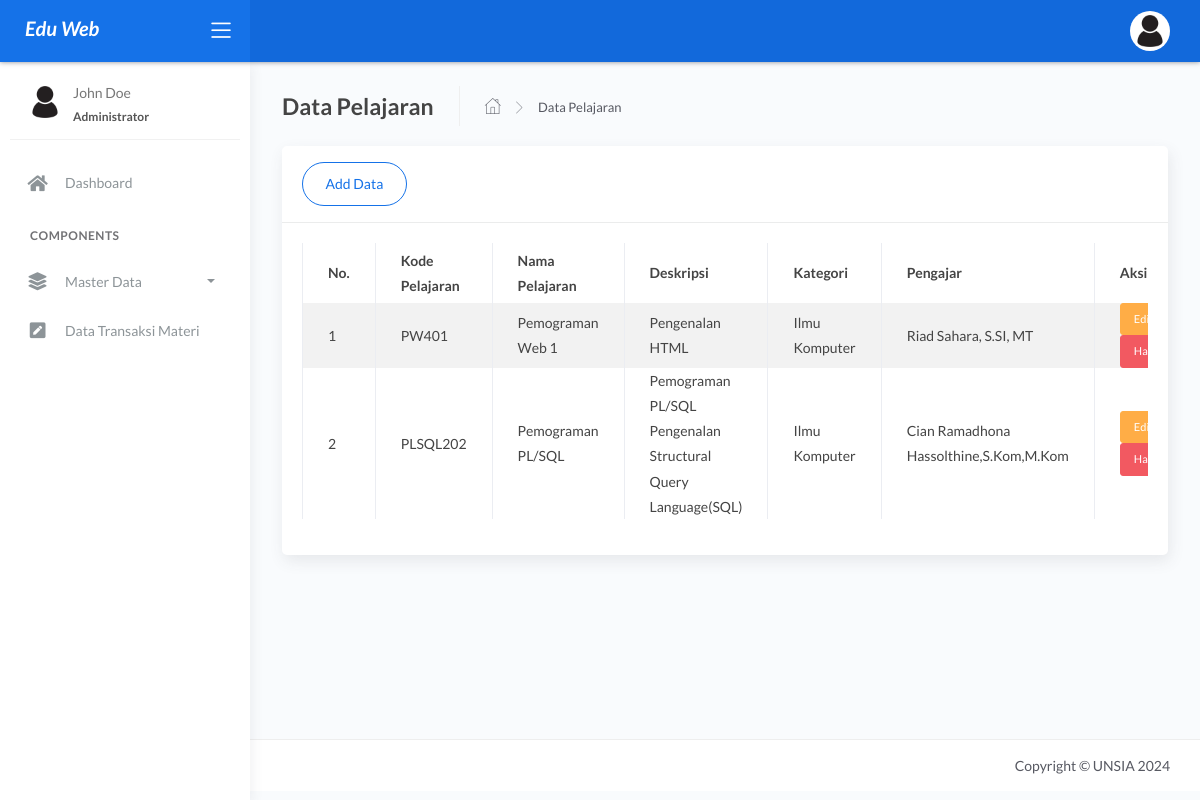
The app's page /index.php/pelajaran with its own data.
### tables this page shows
CREATE TABLE `tbl_data_pelajaran` (
  `id_pelajaran` int NOT NULL,
  `kode_pelajaran` varchar(10) NOT NULL,
  `nama_pelajaran` varchar(255) NOT NULL,
  `deskripsi` text,
  `kategori` enum('Ilmu Komputer','Ekonomi','Bahasa') NOT NULL,
  `pengajar` varchar(255) NOT NULL
);

### application/libraries/Template.php (called while the page is built, shortened)
<?php
class Template {
    var $data_template = [];
    function set($name, $value){
        $this->data_template[$name] = $value;
    }
    function load($template = '', $fileview = '', $dataview = [], $return = FALSE){
        $this->CI =& get_instance();
        $this->set('content', $this->CI->load->view($fileview, $dataview, TRUE));
        return $this->CI->load->view($template, $this->data_template, $return);
    }
}

### application/controllers/Pelajaran.php (called while the page is built, shortened)
<?php
class Pelajaran extends CI_Controller {
    public function index() {
        $data = [
            'title' => 'Data Pelajaran',
            'subtitle' => 'Data Pelajaran',
            'pelajaran' => $this->Pelajaran_model->tampilDataPelajaran()->result()
        ];
        $this->template->load('index', 'pages/data-pelajaran/index', $data);
    }
}
?>

### index.php (called while the page is built, shortened)
<?php
require_once BASEPATH.'core/CodeIgniter.php';

### application/models/Pelajaran_model.php (called while the page is built, shortened)
<?php
class Pelajaran_model extends CI_Model{
    public function tampilDataPelajaran(){
        return $this->db->get('tbl_data_pelajaran');
    }
}
?>

### application/views/pages/data-pelajaran/index.php (the view)
<div class="card">
    <div class="card-header">
        <div class="card-title">
            <a href="<?= site_url('pelajaran/add')?>" class="btn btn-primary btn-border btn-round">Add Data</a>
        </div>
    </div>
    <div class="card-body">
        <div class="table-responsive">
            <table id="example" class="table table-striped table-bordered" style="width:100%">
                <thead>
                    <tr>
                        <th>No.</th>
                        <th>Kode Pelajaran</th>
                        <th>Nama Pelajaran</th>
                        <th>Deskripsi</th>
                        <th>Kategori</th>
                        <th>Pengajar</th>
                        <th>Aksi</th>
                    </tr>
                </thead>
                <tbody>
                    <?php
                                $no = 1;
                                foreach ($pelajaran as $pelaajaran) {
                    ?>
                    <tr>
                        <td>
                            <?= $no++; ?>
                        </td>
                        <td>
                            <?= $pelaajaran->kode_pelajaran; ?>
                        </td>
                        <td>
                            <?= $pelaajaran->nama_pelajaran; ?>
                        </td>
                        <td>
                            <?= $pelaajaran->deskripsi; ?>
                        </td>
                        <td>
                            <?= $pelaajaran->kategori; ?>
                        </td>
                        <td>
                            <?= $pelaajaran->pengajar; ?>
                        </td>
                        <td>
                            <a href="<?= site_url('pelajaran/edit/'.$pelaajaran->id_pelajaran) ?>" class="btn btn-warning btn-sm">Edit</a>
                            <a href="<?= site_url('pelajaran/delete/'.$pelaajaran->id_pelajaran) ?>" class="btn btn-danger btn-sm" onclick="return confirm('Apakah anda yakin ingin menghapus?')">Hapus</a>
                        </td>
                    </tr>
                    <?php }?>
                </tbody>
            </table>
        </div>
    </div>
</div>

### records on screen
tbl_data_pelajaran: kode_pelajaran "PW401", nama_pelajaran "Pemograman Web 1", deskripsi "Pengenalan HTML", kategori "Ilmu Komputer", pengajar "Riad Sahara, S.SI, MT"
tbl_data_pelajaran: kode_pelajaran "PLSQL202", nama_pelajaran "Pemograman PL/SQL", deskripsi "Pemograman PL/SQL Pengenalan Structural Query Language(SQL)", kategori "Ilmu Komputer", pengajar "Cian Ramadhona Hassolthine,S.Kom,M.Kom"

### other values on screen
$title "Data Pelajaran"
$subtitle "Data Pelajaran"
